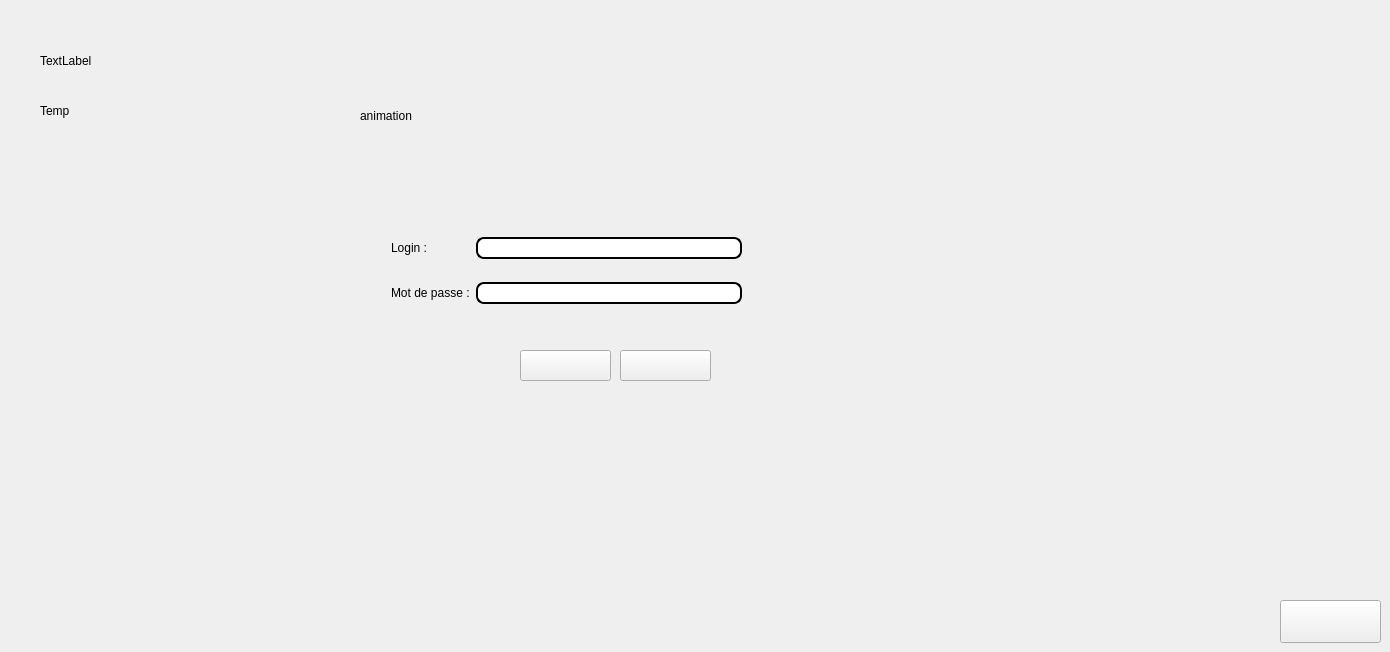
    <widget class="QWidget" name="page_2">
     <widget class="QLabel" name="temp">
      <property name="geometry">
       <rect>
        <x>40</x>
        <y>90</y>
        <width>201</width>
        <height>41</height>
       </rect>
      </property>
      <property name="text">
       <string>Temp </string>
      </property>
     </widget>
     <widget class="QLabel" name="date">
      <property name="geometry">
       <rect>
        <x>40</x>
        <y>40</y>
        <width>181</width>
        <height>41</height>
       </rect>
      </property>
      <property name="text">
       <string>TextLabel</string>
      </property>
     </widget>
     <widget class="QPushButton" name="quitttter">
      <property name="geometry">
       <rect>
        <x>1280</x>
        <y>600</y>
        <width>101</width>
        <height>43</height>
       </rect>
      </property>
      <property name="font">
       <font>
        <family>Source Code Pro</family>
        <pointsize>-1</pointsize>
        <weight>75</weight>
        <bold>true</bold>
       </font>
      </property>
      <property name="styleSheet">
       <string notr="true">QPushButton
{
    color: #b1b1b1;
    background-color: QLinearGradient( x1: 0, y1: 0, x2: 0, y2: 1, stop: 0 #565656, stop: 0.1 #525252, stop: 0.5 #4e4e4e, stop: 0.9 #4a4a4a, stop: 1 #464646);
    border-width: 1px;
    border-color: #1e1e1e;
    border-style: solid;
    border-radius: 6;
    padding: 3px;
    font-size: 12px;
    padding-left: 5px;
    padding-right: 5px;
}

QPushButton:pressed
{
    background-color: QLinearGradient( x1: 0, y1: 0, x2: 0, y2: 1, stop: 0 #2d2d2d, stop: 0.1 #2b2b2b, stop: 0.5 #292929, stop: 0.9 #282828, stop: 1 #252525);
}color: rgb(255, 255, 255);
background-color:  QLinearGradient(x1: 0, y1: 0, x2: 0, y2: 1, stop: 0#8D9AAE, stop: 1 #8D9AAE);
 border-radius: 10;color: rgb(255, 255, 255);
background-color:  QLinearGradient(x1: 0, y1: 0, x2: 0, y2: 1, stop: 0#8D9AAE, stop: 1 #8D9AAE);
 border-radius: 10;</string>
      </property>
      <property name="text">
       <string/>
      </property>
     </widget>
     <widget class="QPushButton" name="Login">
      <property name="geometry">
       <rect>
        <x>520</x>
        <y>350</y>
        <width>91</width>
        <height>31</height>
       </rect>
      </property>
      <property name="font">
       <font>
        <family>Source Code Pro</family>
        <pointsize>-1</pointsize>
        <weight>75</weight>
        <bold>true</bold>
       </font>
      </property>
      <property name="styleSheet">
       <string notr="true">QPushButton
{
    color: #b1b1b1;
    background-color: QLinearGradient( x1: 0, y1: 0, x2: 0, y2: 1, stop: 0 #565656, stop: 0.1 #525252, stop: 0.5 #4e4e4e, stop: 0.9 #4a4a4a, stop: 1 #464646);
    border-width: 1px;
    border-color: #1e1e1e;
    border-style: solid;
    border-radius: 6;
    padding: 3px;
    font-size: 12px;
    padding-left: 5px;
    padding-right: 5px;
}

QPushButton:pressed
{
    background-color: QLinearGradient( x1: 0, y1: 0, x2: 0, y2: 1, stop: 0 #2d2d2d, stop: 0.1 #2b2b2b, stop: 0.5 #292929, stop: 0.9 #282828, stop: 1 #252525);
}color: rgb(255, 255, 255);
background-color:  QLinearGradient(x1: 0, y1: 0, x2: 0, y2: 1, stop: 0#8D9AAE, stop: 1 #8D9AAE);
 border-radius: 10;</string>
      </property>
      <property name="text">
       <string/>
      </property>
     </widget>
     <widget class="QPushButton" name="resetlogin">
      <property name="geometry">
       <rect>
        <x>620</x>
        <y>350</y>
        <width>91</width>
        <height>31</height>
       </rect>
      </property>
      <property name="font">
       <font>
        <family>Source Code Pro</family>
        <pointsize>-1</pointsize>
        <weight>75</weight>
        <bold>true</bold>
       </font>
      </property>
      <property name="styleSheet">
       <string notr="true">QPushButton
{
    color: #b1b1b1;
    background-color: QLinearGradient( x1: 0, y1: 0, x2: 0, y2: 1, stop: 0 #565656, stop: 0.1 #525252, stop: 0.5 #4e4e4e, stop: 0.9 #4a4a4a, stop: 1 #464646);
    border-width: 1px;
    border-color: #1e1e1e;
    border-style: solid;
    border-radius: 6;
    padding: 3px;
    font-size: 12px;
    padding-left: 5px;
    padding-right: 5px;
}

QPushButton:pressed
{
    background-color: QLinearGradient( x1: 0, y1: 0, x2: 0, y2: 1, stop: 0 #2d2d2d, stop: 0.1 #2b2b2b, stop: 0.5 #292929, stop: 0.9 #282828, stop: 1 #252525);
}color: rgb(255, 255, 255);
background-color:  QLinearGradient(x1: 0, y1: 0, x2: 0, y2: 1, stop: 0#8D9AAE, stop: 1 #8D9AAE);
 border-radius: 10;</string>
      </property>
      <property name="text">
       <string/>
      </property>
     </widget>
     <widget class="QWidget" name="layoutWidget">
      <property name="geometry">
       <rect>
        <x>391</x>
        <y>220</y>
        <width>351</width>
        <height>101</height>
       </rect>
      </property>
      <layout class="QGridLayout" name="gridLayout">
       <item row="0" column="0">
        <widget class="QLabel" name="loginLabel">
         <property name="text">
          <string>Login :</string>
         </property>
        </widget>
       </item>
       <item row="0" column="1">
        <widget class="QLineEdit" name="loginLineEdit">
         <property name="styleSheet">
          <string notr="true">QLineEdit {
padding: 1px;
border-style: solid;
border: 2px solid gray;
border-radius: 8px;
background-color: rgb(255, 255, 255);
border:2px solid #000;
}</string>
         </property>
        </widget>
       </item>
       <item row="1" column="0">
        <widget class="QLabel" name="motDePasseLabel">
         <property name="text">
          <string>Mot de passe :</string>
         </property>
        </widget>
       </item>
       <item row="1" column="1">
        <widget class="QLineEdit" name="motDePasseLineEdit">
         <property name="styleSheet">
          <string notr="true">QLineEdit {
padding: 1px;
border-style: solid;
border: 2px solid gray;
border-radius: 8px;
background-color: rgb(255, 255, 255);
border:2px solid #000;
}</string>
         </property>
         <property name="echoMode">
          <enum>QLineEdit::Password</enum>
         </property>
        </widget>
       </item>
      </layout>
     </widget>
     <widget class="QLabel" name="bien">
      <property name="geometry">
       <rect>
        <x>360</x>
        <y>40</y>
        <width>551</width>
        <height>151</height>
       </rect>
      </property>
      <property name="text">
       <string>animation</string>
      </property>
     </widget>
    </widget>
